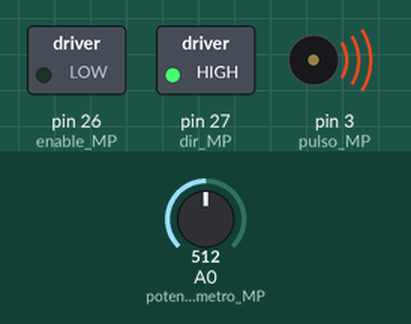
The sketch below on a simulated Arduino Mega 2560, built with avr-gcc and run on an emulated ATmega2560. Parts: switched loads named in the sketch (green lamp = pin HIGH), buzzer (waves = sounding). Inputs (shaded band) come from the test bench; at power-on: A0 (potenciometro_MP) = 512.

Above: at 0.1 s.
Timing chart, 0 to 1.7 s (numbered marks = the images above):
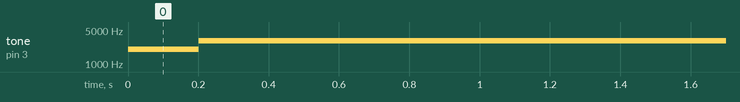

Measured:
- by itself, tone on pin 3 (pulso_MP): silent → 2000 Hz at 0.00 s, → 3000 Hz 0.20 s later

The sketch:

SW_RESPIRADOR_SOL_AR_V1_19.ino
```cpp
//============================================================================================================================
//
//                                        PROGRAMA RESPIRADOR SOL AR
//
//============================================================================================================================
//   VERSÃO: 1.19
//     DATA: 07/04/20
//     HORA: 17:30
//
//
//   ANALISTA
//   DE SISTEMAS:   SÉRGIO GOULART ALVES PEREIRA
//
//   PROGRAMADORES: SÉRGIO GOULART ALVES PEREIRA
//                  FELIPE JONATHAN DIAS TOBIAS
//                  GUSTAVO MURTA
//   REVISORES:
//                  GUSTAVO MURTA
//                  SÉRGIO GOULART ALVES PEREIRA
//
//   IMPLEMENTAÇÃO:
//
//   INSERÇÃO DO NOVO CÓDIGO DE CONTROLE DO MOTOR DE PASSO
//
//
//============================================================================================================================

// Bibliotecas
#include  <Arduino.h>
#include <TimerOne.h>

//------------------------------------------------------------------------------------------------------------------------------------------

// Variáveis globais
 int         valor_pot     = 1000;         // Vai receber a leitura do potenciometro
 int         frequencia_MP = 2000;         // Vai receber valor de frequencia para ajuste de velocidade
//------------------------------------------------------------------------------------------------------------------------------------------
// Rótulos das pinagens

  #define     potenciometro_MP A0          // POTENCIÔMETRO VEL MOTOR DE PASSO
  #define     P_AMBU           A1          // Leitura de pressão do Ambu
  #define     P_paciente       A2          // Leitura de pressão do Paciente
  #define     P_vacuo          A3          // Leitura de vácuo

  // TX0                        0 // FUTURO
  // RX0                        1 // FUTURO
  // RS485                      2 // FUTURO

  #define     pulso_MP          3          // Trem de pulso pra ajuste de velocidade (pino 3)

  // RS485                     14 // FUTURO
  // RS485                     15 // FUTURO

  // DISPLAY SDA               20          // DISPLAY SDA
  // DISPLAY SCL               21          // DISPLAY SCL
  #define     Btn_Liga_MP      22          // Botão para ligar o motor de passo (pino 18)
  #define     Btn_Para_MP      23          // Botão de parada do motor de passo (pino 19)
  #define     Btn_Avanca_MP    24          // Botão de avanço do motor de passo (pino 21)
  #define     Btn_Recua_MP     25          // Botão de recuo do motor de passo (pino 20)
  #define     enable_MP        26          // Habilita o driver do motor de passo (pino 24)
  #define     dir_MP           27          // Define a direçao do motor de passo (pino 25)
  #define     Falha_E          28          // Sinal de falha de energia (ligar nobreak)

  #define     TESTE_G          29          // Botão de teste geral
  #define     R1_GER           30          // Relé Geral
  #define     R2_AVAN          31          // Relé de Avanço do motor de passo
  #define     R3_RET           32          // Relé de retorno do motor de passo
  #define     R4_V_AMBU        33          // Relé de Valvula do Ambu
  #define     R5_V_02          34          // Relé de oxigênio
  #define     R6_V_AR          35          // Relé de Ar
  #define     R7_BYPASS        36          // Relé de By-pass

  // TECLADO                   38
  // TECLADO                   40
  // TECLADO                   42
  // TECLADO                   44
  // TECLADO                   46
  // TECLADO                   48
  // TECLADO                   50
  // TECLADO                   52

  #define     CFC_Início       39          // Chave fim de curso início
  #define     CFC_Fim          41         //  Chave fim de curso fim

//------------------------------------------------------------------------------------------------------------------------------------------
// Declaração das funções]

  void procedimento_avanca_MP();                                                                             // Avançar o fuso
  void procedimento_recua_MP();                                                                              // Recua o fuso
  void procedimento_parar();                                                                                 // Para o fuso
  void procedimento_ligar();                                                                                 // Liga o motor
  void procedimento_ler_pot();                                                                               // Lê o potenciometro de ajuste de velocidade
  void procedimento_tag_causa(int  cod_causa,  char tag_causa,  char nome_causa_LN2,  char nome_causa_LN3);  // Lê a tipo de causa
  void procedimento_tag_efeito(int cod_efeito, char tag_efeito, char nome_efeito_LN2, char nome_efeito_LN3); // Lê o tipo de defeito
  void procedimento_mostrar_causas_na_tela_do_micro(int cod_causa);                                          // mostrar causas na tela do micro


//------------------------------------------------------------------------------------------------------------------------------------------
// Configuração do Hardware

 void setup()
 {
  Serial.begin(9600);                          // Habilita a comunicação com a velocidade de 9600 bits por segundo
  pinMode (potenciometro_MP, INPUT);           // Define o pino A0 como entrada analógica do potenciometro
  pinMode (Btn_Avanca_MP, INPUT);              // Define o pino 21 como entrada digital do botão Avança
  pinMode (Btn_Recua_MP, INPUT);               // Define o pino 20 como entrada digital do botão Recua
  pinMode (Btn_Para_MP, INPUT);                // Define o pino 19 como entrada digital do botão Parar
  pinMode (Btn_Liga_MP, INPUT);                // Define o pino 18 como entrada digital do botão Recua
  pinMode (enable_MP, OUTPUT);                 // Define o pino 24 como saída digital de habilitação do driver
  pinMode (dir_MP, OUTPUT);                    // Define o pino 25 como saída digital de sentido de giro
  pinMode (pulso_MP, OUTPUT);                  // Define 3 pino como saída do trem de pulso

  digitalWrite  (Btn_Avanca_MP, INPUT_PULLUP); // Ativa pull-up do pino 21 (Avança)
  digitalWrite  (Btn_Recua_MP, INPUT_PULLUP);  // Ativa pull-up do pino 20 (Recua)
  digitalWrite  (Btn_Para_MP, INPUT_PULLUP);   // Ativa pull-up do pino 19 (Parar)
  digitalWrite  (Btn_Liga_MP, INPUT_PULLUP);   // Ativa pull-up do pino 18 (Ligar)

  digitalWrite  (enable_MP, LOW);              // Desabilita driver
  digitalWrite  (dir_MP, HIGH);                // Define sentido de giro inicial como avançar

//------------------------------------------------------------------------------------------------------------------------------------------
// Prototipo de interrupções
  attachInterrupt(digitalPinToInterrupt(Btn_Avanca_MP), procedimento_avanca_MP, FALLING);   // Habilita interrupção no botão de avanço
  attachInterrupt(digitalPinToInterrupt(Btn_Recua_MP) , procedimento_recua_MP, FALLING);    // Habilita interrupção no botão de recuo
  attachInterrupt(digitalPinToInterrupt(Btn_Para_MP)  , procedimento_parar, FALLING);       // Habilita interrupção no botão de parada
  attachInterrupt(digitalPinToInterrupt(Btn_Liga_MP)  , procedimento_ligar, FALLING);       // Habilita interrupção no botão para ligar
  Timer1.attachInterrupt(procedimento_ler_pot);                                                          // Habilita interrupção no Timer1
  Timer1.initialize(200000);                                                                // Carrega tempo no timer (em microssegundos)

 } //FIM do void setup

//------------------------------------------------------------------------------------------------------------------------------------------
// Função principal
 void loop()
 {
  tone(pulso_MP, frequencia_MP);                // Envia trem de pulso para o driver]


 } // FIM do void loop

//------------------------------------------------------------------------------------------------------------------------------------------
// Descrição das funções
 void procedimento_avanca_MP()
 {
  digitalWrite(dir_MP, HIGH);                  // Define sentido de giro para avançar fuso
  Serial.println("Fuso avançando");            // Mensagem no monitor: "Fuso avançando"
 }
//------------------------------------------------------------------------------------------------------------------------------------------
 void procedimento_recua_MP()
 {
  digitalWrite(dir_MP, LOW);                   // Define sentido de giro para recuar fuso
  frequencia_MP = frequencia_MP / 2;
  Serial.println("Fuso recuando");             // Mensagem no monitor: "Fuso recuando"
 }
//------------------------------------------------------------------------------------------------------------------------------------------
 void procedimento_ligar()
 {
  digitalWrite(enable_MP, HIGH);               // Habilita driver
  Serial.println("Motor Ligado");             // Mensagem no monitor: "Motor ligado"
 }
//------------------------------------------------------------------------------------------------------------------------------------------
 void procedimento_parar()
 {
  digitalWrite(enable_MP, LOW);              // Desabilita driver
  Serial.println("Motor Parado");             // Mensagem no monitor: "Motor parado"
 }
//------------------------------------------------------------------------------------------------------------------------------------------
 void procedimento_ler_pot()
 {
  valor_pot = analogRead(potenciometro_MP);   // Lê o valor da tensão no potenciometro
  frequencia_MP = map(valor_pot, 0, 1023, 2000, 4000);   // Converte a tensão em frequencia

//  lixo
//  frequencia_MP = ((valor_pot + 1000) * 2);   // Converte a tensão em frequencia
//  if (valor_pot > 1000)                       // Limita a leitura de tensão no potenciometro em 1000
//  {
//    valor_pot = 1000;
//  }

 }
//------------------------------------------------------------------------------------------------------------------------------------------
 void procedimento_tag_causa(int cod_causa, char tag_causa, char nome_causa_LN2, char nome_causa_LN3) // Lê o tipo de causa
 {
  cod_causa     = 0;
  tag_causa     ="";
  nome_causa_LN2="";
  nome_causa_LN3="";

  // Mostra o Tag da causa
  //limite de 20 caracteres                             12345678901234567890                   12345678901234567890
  if (cod_causa= 0) {tag_causa="SAL"  ; nome_causa_LN2="    SEM ALARMES     "; nome_causa_LN3="                    ";}
  if (cod_causa= 1) {tag_causa="SITN" ; nome_causa_LN2="  Situação normal   "; nome_causa_LN3="                    ";}
  if (cod_causa= 2) {tag_causa="FET"  ; nome_causa_LN2="Falta energia tomada"; nome_causa_LN3="                    ";}
  if (cod_causa= 3) {tag_causa="AEQ"  ; nome_causa_LN2="Apnéia - equipamento"; nome_causa_LN3="                    ";}
  if (cod_causa= 4) {tag_causa="DCR"  ; nome_causa_LN2=" Desconexão circuito"; nome_causa_LN3="   respiratório     ";}
  if (cod_causa= 5) {tag_causa="OCR"  ; nome_causa_LN2=" Obstrução circuito "; nome_causa_LN3="   respiratório     ";}
  if (cod_causa= 6) {tag_causa="DPEEP"; nome_causa_LN2="  Válvula do PEEP   "; nome_causa_LN3="    com defeito     ";}
  if (cod_causa= 7) {tag_causa="PNEG" ; nome_causa_LN2=" Pressão_negativa   "; nome_causa_LN3="Paciente não sedado ";}
  if (cod_causa= 8) {tag_causa="VCAB" ; nome_causa_LN2=" Volume corrente    "; nome_causa_LN3=" abaixo do ajustado ";}
  if (cod_causa= 9) {tag_causa="VMAB" ; nome_causa_LN2="  Volume minuto     "; nome_causa_LN3=" abaixo do ajustado ";}
  if (cod_causa=10) {tag_causa="VMACL"; nome_causa_LN2="  Volume minuto     "; nome_causa_LN3="  acima do limite   ";}
  if (cod_causa=11) {tag_causa="VCAL" ; nome_causa_LN2=" Volume corrente    "; nome_causa_LN3="  acima do limite   ";}
  if (cod_causa=12) {tag_causa="MOTL" ; nome_causa_LN2="   Motor_lento      "; nome_causa_LN3="                    ";}
  if (cod_causa=13) {tag_causa="MOTD" ; nome_causa_LN2=" Motor_disparado    "; nome_causa_LN3="                    ";}
  if (cod_causa=14) {tag_causa="PO2B" ; nome_causa_LN2="  Baixa pressão     "; nome_causa_LN3=" de entrada de 02   ";}
 }
//------------------------------------------------------------------------------------------------------------------------------------------
 void procedimento_tag_efeito(int cod_efeito, char tag_efeito, char nome_efeito_LN2, char nome_efeito_LN3)  // Lê o tipo de defeito
 {
  cod_efeito     = 0;
  tag_efeito     ="";
  nome_efeito_LN2="";
  nome_efeito_LN3="";

  // Mostra o Tag do efeito
  //limite de 20 caracteres                                    12345678901234567890                    12345678901234567890

  if (cod_efeito=  0) {tag_efeito="SEM_EF"  ; nome_efeito_LN2="    Sem efeitos     "; nome_efeito_LN3="                    ";}
  if (cod_efeito=  1) {tag_efeito="AL_VD"   ; nome_efeito_LN2="    Alarme Verde    "; nome_efeito_LN3="                    ";}
  if (cod_efeito=  2) {tag_efeito="AL_VM "  ; nome_efeito_LN2="  Alarme vermelho   "; nome_efeito_LN3="                    ";}
  if (cod_efeito=  3) {tag_efeito="AL_AM"   ; nome_efeito_LN2="  Alarme amarelo    "; nome_efeito_LN3="                    ";}
  if (cod_efeito=  4) {tag_efeito="LG_NBK"  ; nome_efeito_LN2="   Liga Nobreak     "; nome_efeito_LN3="                    ";}
  if (cod_efeito=  5) {tag_efeito="AL_LNBK" ; nome_efeito_LN2="Alarme liga nobreak "; nome_efeito_LN3="                    ";}
  if (cod_efeito=  6) {tag_efeito="AL_MQB"  ; nome_efeito_LN2="      Alarme:       "; nome_efeito_LN3="   motor quebrado   ";}
  if (cod_efeito=  7) {tag_efeito="AL_OCA"  ; nome_efeito_LN2=" Alarme obstrução na"; nome_efeito_LN3=" compressão do ambu ";}
  if (cod_efeito=  8) {tag_efeito="AL_VZAM" ; nome_efeito_LN2=" Alarme vazamento   "; nome_efeito_LN3="     no Ambu        ";}
  if (cod_efeito=  9) {tag_efeito="AL_D_PB" ; nome_efeito_LN2=" Alarme desconexão  "; nome_efeito_LN3="   (pressão baixa)  ";}
  if (cod_efeito= 10) {tag_efeito="AL_PB"   ; nome_efeito_LN2="      Alarme:       "; nome_efeito_LN3=" pressão baixa      ";}
  if (cod_efeito= 11) {tag_efeito="AL_PP<PL"; nome_efeito_LN2=" Alarme pressão de  "; nome_efeito_LN3="   Ppico < Plimite  ";}
  if (cod_efeito= 12) {tag_efeito="AL_PP>PL"; nome_efeito_LN2=" Alarme pressão de  "; nome_efeito_LN3="   Ppico > Plimite  ";}
  if (cod_efeito= 13) {tag_efeito="AC_VMP"  ; nome_efeito_LN2="  Acionar válvula   "; nome_efeito_LN3=" mecânica de pressão";}
  if (cod_efeito= 14) {tag_efeito="RED_P<10"; nome_efeito_LN2="  Reduzir pressão   "; nome_efeito_LN3=" P menos de 10 cmH20";}
  if (cod_efeito= 15) {tag_efeito="AL_PEEP" ; nome_efeito_LN2="    Alarme PEEP     "; nome_efeito_LN3="  acima do ajustado ";}
  if (cod_efeito= 16) {tag_efeito="AL_PNEG" ; nome_efeito_LN2="      Alarme:       "; nome_efeito_LN3="  pressão negativa  ";}
  if (cod_efeito= 17) {tag_efeito="ST_MAE"  ; nome_efeito_LN2="Status de movimento "; nome_efeito_LN3="   ambu => esvaziar ";}
  if (cod_efeito= 18) {tag_efeito="AL_VMABA"; nome_efeito_LN2="Alarme Volume mínimo"; nome_efeito_LN3="  abaixo do ajustado";}
  if (cod_efeito= 19) {tag_efeito="CVF"     ; nome_efeito_LN2="  Complementar o    "; nome_efeito_LN3="  volume fornecido  ";}
  if (cod_efeito= 20) {tag_efeito="AL_VMACL"; nome_efeito_LN2=" Alarme Volume mim  "; nome_efeito_LN3="  acima do limite   ";}
  if (cod_efeito= 21) {tag_efeito="AL_VCACL"; nome_efeito_LN2="      Alarme:       "; nome_efeito_LN3="Vcorrente >  Vlimite";}
  if (cod_efeito= 22) {tag_efeito="AL_C02VZ"; nome_efeito_LN2="AL cilindro O2 vazio"; nome_efeito_LN3="   falência de gás  ";}
  if (cod_efeito= 23) {tag_efeito="AL_FR_AUM";nome_efeito_LN2="Alarme de frequência"; nome_efeito_LN3="respiratória aument.";}
  if (cod_efeito= 24) {tag_efeito="RED_VMOT"; nome_efeito_LN2="Reduzir a velocidade"; nome_efeito_LN3="     do motor       ";}
  if (cod_efeito= 25) {tag_efeito="AUM_VMOT"; nome_efeito_LN2="Aumentar  velocidade"; nome_efeito_LN3="     do motor       ";}
}
//----------------------------------------------------------------------------------------------------------------
void procedimento_mostrar_causas_na_tela_do_micro(int cod_causa)  // mostrar causas na tela do micro
{
// cod_causa=0;
// Serial.print("CÓDIGO DA CAUSA = ");
 for (cod_causa = 0; cod_causa < 15; cod_causa=cod_causa++)
  {
//   Serial.println("-------------------");
 //  Serial.print  (cod_causa, HEX);
   //Serial.print("\t"); // imprime uma tabulação (TAB)
 //  Serial.println("-------------------");
   delay(1000);
   }
   delay(1000);

}
//----------------------------------------------------------------------------------------------------------------


//----------------------------------------------------------------------------------------------------------------
```
